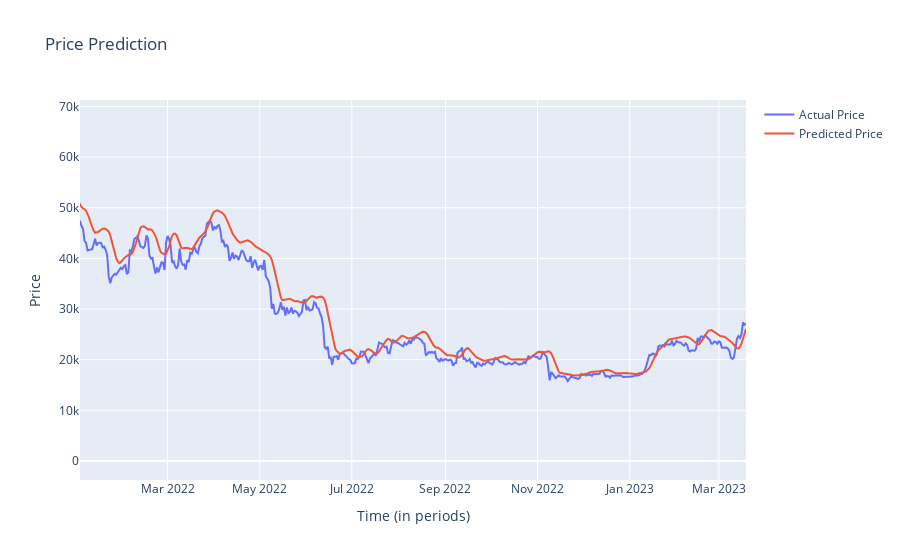

The cell this chart's notebook holds for it:
### Code cell
# Create a figure with a single trace
fig = go.Figure()

# Add the real stock price data to the figure as a scatter trace
fig.add_trace(go.Scatter(x=df.index, y=df['close'], mode='lines', name='Actual Price'))

# Add the predicted stock price data to the figure as a scatter trace
fig.add_trace(go.Scatter(x=df.index, y=df['predicted'], mode='lines', name='Predicted Price'))

# Set the figure's title and axis labels
fig.update_layout(title='Price Prediction', xaxis_title='Time (in periods)', yaxis_title='Price')

# Update x-axis range to show data only from Jan 2022 to end of index
fig.update_xaxes(range=['2022-01-02', df.index[-1]])

# Show the figure
fig.show()

### Figure 1 — Plotly figure (JSON) as saved in the notebook; plotly's stock layout.template omitted (floating-point values rounded to 4 significant figures; data arrays with more than 128 entries replaced by an {"elided": "..."} marker saying what was removed)
{"data": [{"mode": "lines", "name": "Actual Price", "type": "scatter", "x": {"elided": "2041 str values"}, "y": {"elided": "2041 float values"}}, {"mode": "lines", "name": "Predicted Price", "type": "scatter", "x": {"elided": "2041 str values"}, "y": {"elided": "2041 float values"}}], "layout": {"title": {"text": "Price Prediction"}, "xaxis": {"range": ["2022-01-02", "2023-03-19T00:00:00"], "title": {"text": "Time (in periods)"}}, "yaxis": {"title": {"text": "Price"}}}}
